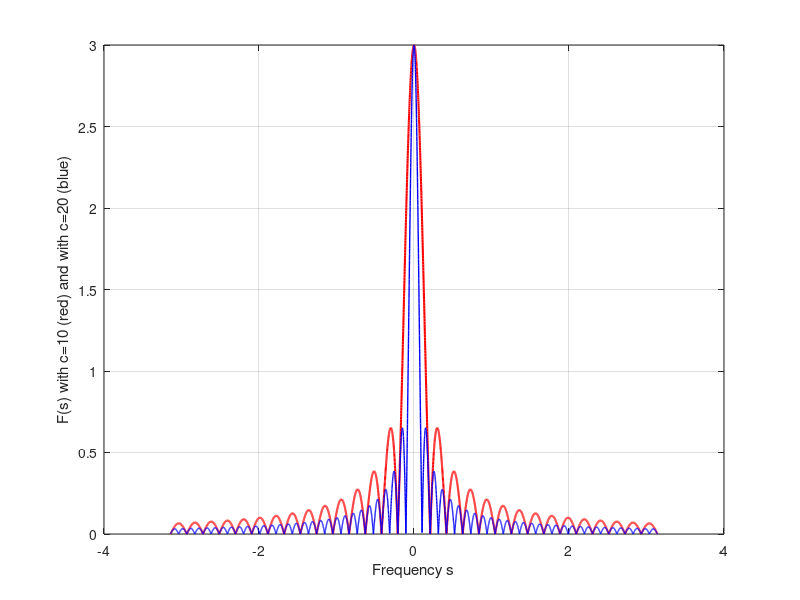

This figure's MATLAB source: (Note: this script raises an error after producing the figure.)
clc
clear all
close all

%1.We consider that the movement between the camera and the captured
%object, lasts T=3s and has constant velocity c=10m/s 

T=3; %movement time
c=10; %velocity
con=3; %a random constant for |K(s)|
s=-pi:0.001:pi; %signal construction sample frequency = 0.001.Interval [-pi,pi] 
K=con*abs(sin(c*T*s/2)./(c*T*s/2)); %calculate |K(s)| for every s

%Show |K(s)| with c=10
figure('Name','|K(s)|');
plot(s,K,'-r','LineWidth',1.5);
grid on

%Show |K(s)| with c=20
c=20;
K=con*abs(sin(c*T*s/2)./(c*T*s/2));
hold on
plot(s,K,'-b','LineWidth',1);
xlabel('Frequency s');
ylabel('F(s) with c=10 (red) and with c=20 (blue)')





% 2.Initialy, we will solve for s the equation |K(s)|=0 (s!=0) and we will
% keep the first positive solution:

% |K(s)|=0 <=> sin(c*T*s/2) = 0
% <=> 
% c*T*s/2 = 2*k*pi      |     | s = 4*k*pi/c*T
% or                    | <=> | or                       k ∈ Z* 
% c*T*s/2 = 2*k*pi + pi |     | s = 2*pi*(2*k + 1)/c*T
%  
% for k = 0 we have: s0=0 (solution denied) or s0 = 2*pi/c*T (accepted)
% 
% We observe that as greater as the c is, so smaller the s0 becomes, and
% vice versa. That means, that as the c becames greater, we have a lack
% of low frequencies in the output image(smaller frequencies make K(s)=0).
% So, as we increase the velocity, the blur also increases.





%3.
% Load image into matrix I.
img = imread('tree.png');
% Convert imgage intensity values from uint8 to double.
img = double(img);
% Normalize intensity values from [0..255] to [0..1] interval.
img = img / 255;
% Display original image.
figure('Name','Original Image');
imshow(img);

% Get Red Green and Blue Color Components.
imgR = img(:,:,1);
imgG = img(:,:,2);
imgB = img(:,:,3);

c = 10; %velocity
T = 3; %movement time

K = 1/(c*T)*ones(1,floor(c*T)); %K is a continuous function, therefore, we have 
% to take some discrete values of it in order to perform the following
% convolution. We take ⌊c*T⌋ values, each value equal to 1/(c*T), because function
% is constant and equal to 1/(c*T) for 0<=x<=c*T.

CR = conv2(imgR, K);
CG = conv2(imgG, K);
CB = conv2(imgB, K);%Convolution between one two-dimensional discrete time signal(image),
% and one-dimensional discrete time signal(K values).Each convolution is
% calculated based on the following formula:
%
%            p    p
%           ---  ---
%           \    \
% C(m,n) =  /    /    = A(i,j)*B(m−i+1,n−j+1)
%           ---  ---
%           i=1  j=1
%
%
% source:
% https://www.quora.com/What-algorithm-is-behind-convolution-in-MATLAB
%
%
% Compose the original image.
blured_img(:,:,1) = CR;
blured_img(:,:,2) = CG;
blured_img(:,:,3) = CB;

figure('Name','Blurred image');
imshow(blured_img);%show blured img   
    

